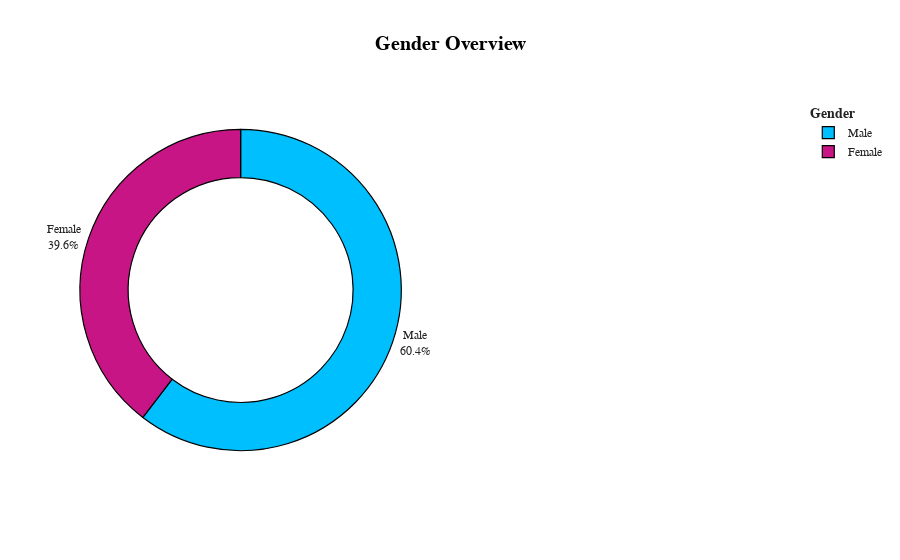

Notebook code for this chart:
### Markdown cell above
2. Gender

### Code cell
att1=data.groupby(['Gender'],as_index=False)['Age'].count()
att1.rename(columns={'Age':'Count'},inplace=True)
fig = make_subplots(rows=1, cols=2, specs=[[{"type": "pie"},{"type": "pie"}]],subplot_titles=('',''))
fig.add_trace(go.Pie(values=att1['Count'],labels=['Female','Male'],hole=0.7,marker_colors=['MediumVioletRed','DeepSkyBlue']),row=1,col=1)

fig.update_traces(textposition='outside', textinfo='percent+label')
fig.update_layout(title_x=0.5,template='simple_white',showlegend=True,legend_title_text="<b>Gender",title_text='<b style="color:black; font-size:120%;">Gender Overview',font_family="Times New Roman",title_font_family="Times New Roman")
fig.update_traces(marker=dict(line=dict(color='#000000', width=1.2)))
fig.show()

### Figure 1 — Plotly figure (JSON) as saved in the notebook; plotly's stock layout.template omitted (floating-point values rounded to 4 significant figures)
{"data": [{"domain": {"x": [0, 0.45], "y": [0, 1]}, "hole": 0.7, "labels": ["Female", "Male"], "marker": {"colors": ["MediumVioletRed", "DeepSkyBlue"], "line": {"color": "#000000", "width": 1.2}}, "textinfo": "percent+label", "textposition": "outside", "type": "pie", "values": [475, 725]}], "layout": {"font": {"family": "Times New Roman"}, "legend": {"title": {"text": "<b>Gender"}}, "showlegend": true, "title": {"font": {"family": "Times New Roman"}, "text": "<b style=\"color:black; font-size:120%;\">Gender Overview", "x": 0.5}}}
